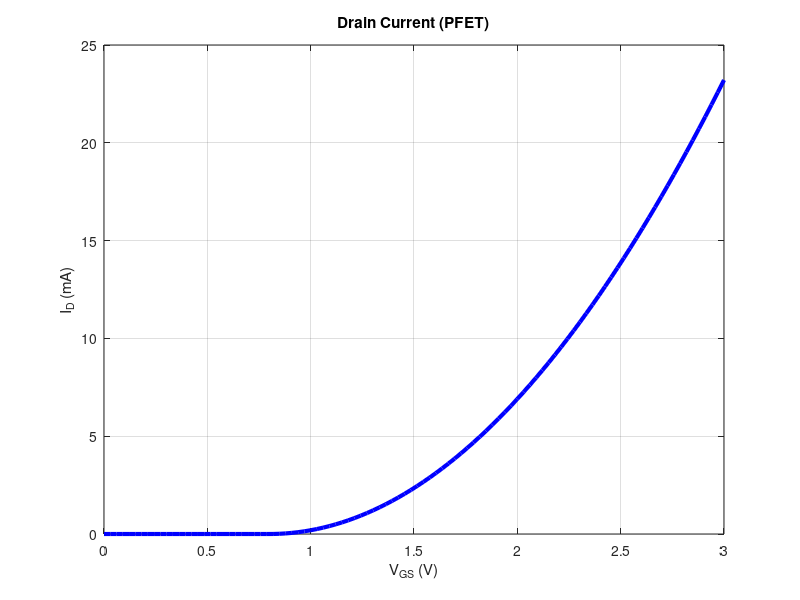

Write the MATLAB code that produced this figure.
% % Parámetros NMOS
% u = 0.0350;      % Movilidad
% C = 0.003836;   
% W_L = 50 / 0.34;  % Relación W/L'
% Vth = 0.7;       % Tensión de umbral en voltios
% Vds = 3; 
% LAMBDA = 0.1;
% 
% % Rango de Vgs
% Vgs = linspace(0, 3, 100);
% 
% % Cálculo de Id
% Id = zeros(size(Vgs));
% for i = 1:length(Vgs)
%     if Vgs(i) > Vth
%         Id(i) = 0.5 * u * C * W_L  *(1+ LAMBDA*Vds) *(Vgs(i) - Vth)^2;
%     else
%         Id(i) = 0;
%     end
% end

% Graficar
% figure;
% plot(Vgs, Id*1e3, 'g', 'LineWidth', 3);
% xlabel('V_{GS} (V)');
% ylabel('I_D (mA)');
% title('Drain Current NFET');
% grid on;

% Parámetros PMOS 
u = 0.010;      % Movilidad
C = 0.003836;   
W_L = 50 / 0.32;  % Relación W/L'
Vth = 0.8;       % Tensión de umbral en voltios
Vds = 3; 
LAMBDA = 0.2;

% Rango de Vgs
Vgs = linspace(0, 3, 100);

% Cálculo de Id
Id = zeros(size(Vgs));
for i = 1:length(Vgs)
    if Vgs(i) > Vth
        Id(i) = 0.5 * u * C * W_L  *(1+ LAMBDA*Vds) *(Vgs(i) - Vth)^2;
    else
        Id(i) = 0;
    end
end

% Graficar
figure;
plot(Vgs, Id*1e3, 'b', 'LineWidth', 3);
xlabel('V_{GS} (V)');
ylabel('I_D (mA)');
title('Drain Current (PFET)');
grid on;